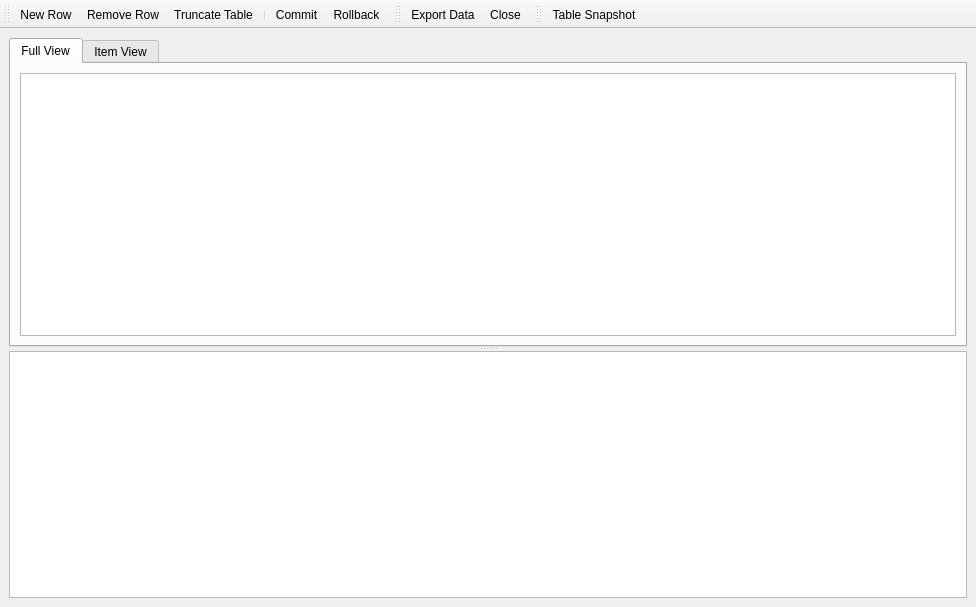
<ui version="4.0" >
 <class>DataViewer</class>
 <widget class="QMainWindow" name="DataViewer" >
  <property name="geometry" >
   <rect>
    <x>0</x>
    <y>0</y>
    <width>976</width>
    <height>607</height>
   </rect>
  </property>
  <property name="windowTitle" >
   <string>Data Viewer</string>
  </property>
  <widget class="QWidget" name="centralwidget" >
   <layout class="QGridLayout" >
    <item row="0" column="0" >
     <widget class="QSplitter" name="splitter" >
      <property name="orientation" >
       <enum>Qt::Vertical</enum>
      </property>
      <widget class="QTabWidget" name="tabWidget" >
       <property name="currentIndex" >
        <number>0</number>
       </property>
       <widget class="QWidget" name="tab" >
        <attribute name="title" >
         <string>Full View</string>
        </attribute>
        <layout class="QGridLayout" >
         <item row="0" column="0" >
          <widget class="QTableView" name="tableView" >
           <property name="minimumSize" >
            <size>
             <width>0</width>
             <height>100</height>
            </size>
           </property>
           <property name="alternatingRowColors" >
            <bool>true</bool>
           </property>
           <property name="horizontalScrollMode" >
            <enum>QAbstractItemView::ScrollPerPixel</enum>
           </property>
          </widget>
         </item>
        </layout>
       </widget>
       <widget class="QWidget" name="tab_2" >
        <attribute name="title" >
         <string>Item View</string>
        </attribute>
        <layout class="QGridLayout" >
         <item row="0" column="0" >
          <widget class="SqlItemView" native="1" name="itemView" />
         </item>
        </layout>
       </widget>
      </widget>
      <widget class="QTextEdit" name="statusText" >
       <property name="minimumSize" >
        <size>
         <width>0</width>
         <height>100</height>
        </size>
       </property>
       <property name="readOnly" >
        <bool>true</bool>
       </property>
      </widget>
     </widget>
    </item>
   </layout>
  </widget>
  <widget class="QToolBar" name="mainToolBar" >
   <property name="toolTip" >
    <string>Open a new standalone window with current results</string>
   </property>
   <property name="orientation" >
    <enum>Qt::Horizontal</enum>
   </property>
   <attribute name="toolBarArea" >
    <enum>TopToolBarArea</enum>
   </attribute>
   <attribute name="toolBarBreak" >
    <bool>false</bool>
   </attribute>
   <addaction name="actionNew_Row" />
   <addaction name="actionRemove_Row" />
   <addaction name="actionTruncate_Table" />
   <addaction name="separator" />
   <addaction name="actionCommit" />
   <addaction name="actionRollback" />
  </widget>
  <widget class="QToolBar" name="exportToolBar" >
   <property name="windowTitle" >
    <string>toolBar_2</string>
   </property>
   <attribute name="toolBarArea" >
    <enum>TopToolBarArea</enum>
   </attribute>
   <attribute name="toolBarBreak" >
    <bool>false</bool>
   </attribute>
   <addaction name="actionExport_Data" />
   <addaction name="actionClose" />
  </widget>
  <widget class="QToolBar" name="snapshotToolBar" >
   <property name="windowTitle" >
    <string>toolBar_3</string>
   </property>
   <attribute name="toolBarArea" >
    <enum>TopToolBarArea</enum>
   </attribute>
   <attribute name="toolBarBreak" >
    <bool>false</bool>
   </attribute>
   <addaction name="actionRipOut" />
  </widget>
  <action name="actionNew_Row" >
   <property name="text" >
    <string>New Row</string>
   </property>
  </action>
  <action name="actionRemove_Row" >
   <property name="text" >
    <string>Remove Row</string>
   </property>
  </action>
  <action name="actionTruncate_Table" >
   <property name="text" >
    <string>Truncate Table</string>
   </property>
  </action>
  <action name="actionExport_Data" >
   <property name="text" >
    <string>Export Data</string>
   </property>
  </action>
  <action name="actionCommit" >
   <property name="text" >
    <string>Commit</string>
   </property>
   <property name="toolTip" >
    <string>Commit the current transaction in the result table</string>
   </property>
  </action>
  <action name="actionRollback" >
   <property name="text" >
    <string>Rollback</string>
   </property>
   <property name="toolTip" >
    <string>Rollback the current transaction in the result table</string>
   </property>
  </action>
  <action name="actionRipOut" >
   <property name="text" >
    <string>Table Snapshot</string>
   </property>
  </action>
  <action name="actionClose" >
   <property name="text" >
    <string>Close</string>
   </property>
   <property name="visible" >
    <bool>false</bool>
   </property>
  </action>
 </widget>
 <customwidgets>
  <customwidget>
   <class>SqlItemView</class>
   <extends>QWidget</extends>
   <header>sqlitemview.h</header>
   <container>1</container>
  </customwidget>
 </customwidgets>
 <resources>
  <include location="icons/icons.qrc" />
 </resources>
 <connections/>
</ui>
